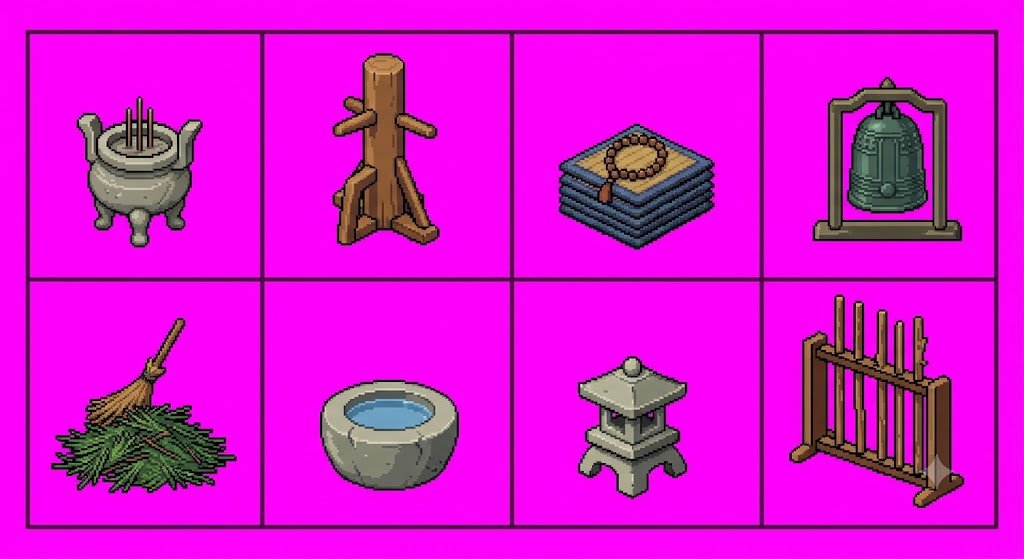
#> input picture sheets/prop_hq_sorim.png, 1024 x 559 px; its folder holds 4 pictures in this run
$ python hqprops.py sorim '#' sheets/prop_hq_sorim.png '→' assets/prophq_sorim_0..7.png
#> lines starting #> are read from the running program, lines starting #| are printed output that depends on the picture; after the words box and inside, x2 and y2 are one past the last pixel; in counts of white or black regions, pixels touching at a corner belong together
"""문파 본진 마당 소품 시트에서 오브젝트를 뽑는다 (사냥터 props_extract.py의 본진판).

사용: python hqprops.py <문파키> [--rows=2] [--cols=4] [--sheet=...] [--pad=...]
  예) python hqprops.py sorim      # sheets/prop_hq_sorim.png → assets/prophq_sorim_0..7.png

시트 규격: 마젠타 배경 + 어두운 테두리 격자(기본 2줄×4칸). 격자는 어두운 보라 줄을
검출해 잡고(칸이 불규칙해도 됨), 검출 결과가 rows/cols와 안 맞으면 균등 격자로 떨어진다.
칸 안에서 마젠타(+AI 보라 그림자)를 걷고, 칸의 조각을 합쳐 tight bbox로 자른다.
워터마크: 떨어진 조각이면 버리고(작은 덩어리), 물체 위에 덧칠된 반투명 별이면
마지막 칸에서 '밝은데 채도 낮은' 픽셀로 가려내 중앙값으로 메운다(--nowm 로 끔).
저장은 팔레트 PNG(투명 인덱스) — 빌드 16MB 한도를 아낀다.
이름은 시트 순서대로 prophq_<문파키>_<번호>, 1줄 왼쪽부터 0.

검사판: review/prophq_<문파키>.png — 죽림 바닥색 위에 실제 표시 높이로 늘어놓고
주인공 대기 컷을 같이 세운다(크기 견주기). 반드시 눈으로 본다(CLAUDE.md 규칙 0).
"""
from PIL import Image
import numpy as np, os, sys
from scipy import ndimage as ndi

R = os.path.dirname(os.path.abspath(__file__))

# 화면 표시 높이(px) — 인물 키 48보다 작아야 한다. 없으면 원본 비례로 어림잡아 찍는다.
SHOW = {
    'sorim': [36, 44, 22, 44, 30, 32, 38, 44],
    'gaebang': [40, 22, 34, 28, 18, 38, 44, 30],
    'mudang': [24, 28, 44, 40, 30, 22, 38, 40],
    'hwasan': [32, 42, 34, 44, 20, 26, 32, 28],
    'ami': [32, 20, 26, 44, 18, 26, 28, 44],
    'dangmun': [30, 32, 44, 18, 28, 40, 20, 30],
    'magyo': [30, 44, 44, 22, 32, 40, 30, 26],
    'bamboo': [24, 42, 44, 38, 26, 28, 32, 22],
}
LABEL = {
    'sorim': ['향로', '목인장', '방석 더미', '종', '솔잎·빗자루', '돌 물확', '석등', '봉 거치대'],
    'gaebang': ['화톳불', '누더기 더미', '깨진 항아리', '대나무 묶음', '돗자리', '부서진 수레바퀴', '호리병 죽장', '짚더미'],
    'mudang': ['태극 석반', '향로 좌탁', '무기 거치대', '죽통 수반', '이끼 바위', '돗자리·방석', '석등', '분재'],
    'hwasan': ['이끼 낀 붉은 바위', '꽂힌 검', '매화 가지', '돌 푯말', '감은 밧줄', '깨진 돌계단', '무쇠 화로', '짚 과녁 더미'],
    'ami': ['석불 두상', '나무 바리때', '삼나무 가지 묶음', '작은 석탑', '짚 돗자리', '이끼 낀 통나무', '돌 수반', '풍경 기둥'],
    'dangmun': ['침 상자', '독 항아리', '표창 짚 인형', '감은 밧줄', '돌 작업대', '취통 거치대', '이끼 돌판', '나무 통'],
    'magyo': ['잉걸불 화로', '부서진 석상 귀물', '진홍 깃발', '뼈 무더기', '검은 돌 제단', '말뚝 해골', '금 간 항아리', '마른 가지 더미'],
    'bamboo': ['자른 대나무 묶음', '봉 거치대', '짚 인형', '대통 물받이', '바구니', '이끼 낀 바위', '대나무 울타리', '댓잎 더미'],
}
GROUND = (0x6a, 0x7a, 0x52)   # 죽림 바닥색 — 검사판 배경
HERO_AW = 24                  # HFX.aw.idle (00-data)
HERO_H = 48                   # 인물 키 기준


def grid(bord, n, size):
    """어두운 줄 묶음 사이를 칸으로. 검출이 안 맞으면 균등 격자."""
    idx = np.where(bord > 0.5)[0]
    gs = []
    for i in idx:
        if gs and i - gs[-1][1] <= 4: gs[-1][1] = i
        else: gs.append([i, i])
    segs = []
    for i in range(len(gs) - 1):
        a0, a1 = gs[i][1] + 1, gs[i + 1][0] - 1
        if a1 - a0 > 30: segs.append((a0, a1))
    if len(segs) != n:
        print('  ! 줄 검출 %d칸 ≠ %d — 균등 격자로' % (len(segs), n))
        segs = [(round(size * i / n), round(size * (i + 1) / n) - 1) for i in range(n)]
    return segs


def dewatermark(px, m):
    """마지막 칸 오른쪽 아래의 AI 워터마크(반투명 별)를 지운다.
    별은 물체 위에 하얗게 덧칠돼 있어 '밝은데 채도가 낮은'(r-b·g-b가 작은) 픽셀로
    가려낸다 — 뽑아낸 덩어리를 3px 넓혀 중앙값으로 메운다(가장자리 후광까지).
    돌·회색 물체는 이 조건에 통째로 걸리므로, 물체의 12%를 넘게 걸리면 건너뛴다."""
    A = px.astype(int)
    r, g, b = A[..., 0], A[..., 1], A[..., 2]
    H, W = m.shape
    q = np.zeros_like(m); q[int(H * 0.45):, int(W * 0.45):] = True
    f = m & q & (A.max(2) > 95) & ((r - b) < 48) & ((g - b) < 26)
    f = ndi.binary_closing(f, np.ones((3, 3))) & m
    lb, n = ndi.label(f, np.ones((3, 3)))
    if n == 0: return px
    sz = ndi.sum(f, lb, range(1, n + 1))
    f = np.isin(lb, [i + 1 for i in range(n) if sz[i] >= 25])
    f = ndi.binary_dilation(ndi.binary_fill_holes(f), np.ones((3, 3)), iterations=3) & m
    if f.sum() > m.sum() * 0.12:
        print('    · 워터마크 후보가 물체의 %d%% — 건너뜀(회색 물체?)' % (100 * f.sum() / m.sum()))
        return px
    if f.sum() < 60: return px
    out = px.copy(); todo = f.copy()
    for _ in range(120):
        if not todo.any(): break
        known = m & ~todo
        nb = ndi.binary_dilation(known, np.ones((3, 3))) & todo
        if not nb.any(): break
        for y, x in zip(*np.where(nb)):
            k = known[max(0, y - 2):y + 3, max(0, x - 2):x + 3]
            w = out[max(0, y - 2):y + 3, max(0, x - 2):x + 3]
            if k.sum(): out[y, x] = np.median(w[k], axis=0).astype(np.uint8)
        todo &= ~nb
    print('    · 워터마크 %dpx 메움' % f.sum())
    return out


def savepal(rgba, path):
    """팔레트 PNG + 투명 인덱스. 투명 픽셀 RGB는 평균색으로 채워 마젠타 번짐을 막는다."""
    a = np.array(rgba)
    al = a[..., 3] > 0
    rgb = a[..., :3].copy()
    rgb[~al] = rgb[al].mean(0).astype(np.uint8) if al.any() else 0
    q = Image.fromarray(rgb, 'RGB').quantize(colors=255, method=2, dither=Image.FLOYDSTEINBERG)
    pal = list(q.getpalette()[:765]) + [255, 0, 255]          # 255 = 투명
    arr = np.array(q, dtype=np.uint8); arr[~al] = 255
    im = Image.fromarray(arr, 'P'); im.putpalette(pal + [0] * (768 - len(pal)))
    im.save(path, transparency=255, optimize=True)


def extract(key, rows=2, cols=4, sheet=None, ins=5, wm=True):
    src = sheet or '%s/sheets/prop_hq_%s.png' % (R, key)
    a = np.array(Image.open(src).convert('RGB')).astype(int)
    r, g, b = a[:, :, 0], a[:, :, 1], a[:, :, 2]
    H, W = r.shape
    # 배경 = 마젠타 + 보라 그림자 (회색 돌·갈색 나무·초록 솔잎은 안전)
    mag = (r > g + 18) & (b > g + 18) & (np.abs(r - b) < 42) & (r + b > 60)
    bord = mag & (a.max(2) < 110)                              # 어두운 보라 테두리 줄
    rowseg = grid(bord.mean(1), rows, H)
    colseg = grid(bord.mean(0), cols, W)
    print('%s: %d줄 × %d칸' % (key, len(rowseg), len(colseg)))

    out = []
    for ri, (y0, y1) in enumerate(rowseg):
        for ci, (x0, x1) in enumerate(colseg):
            iy0, iy1, ix0, ix1 = y0 + ins, y1 - ins, x0 + ins, x1 - ins
            m = ~mag[iy0:iy1 + 1, ix0:ix1 + 1]
            lb, n = ndi.label(m, np.ones((3, 3)))
            if n == 0: continue
            sz = ndi.sum(m, lb, range(1, n + 1))
            objs = ndi.find_objects(lb)
            top = int(np.argmax(sz)) + 1
            ty0, ty1 = objs[top - 1][0].start, objs[top - 1][0].stop
            tx0, tx1 = objs[top - 1][1].start, objs[top - 1][1].stop
            keep = [top]
            for i in range(1, n + 1):
                if i == top or sz[i - 1] < 120: continue       # 잡티 버림
                o = objs[i - 1]
                near = (o[0].start < ty1 + 8 and o[0].stop > ty0 - 8 and
                        o[1].start < tx1 + 8 and o[1].stop > tx0 - 8)
                if near: keep.append(i)                        # 붙어 있던 조각만 합침
                else: print('    · 떨어진 조각 %dpx 버림(워터마크?)' % sz[i - 1])
            m = np.isin(lb, keep)
            ys_, xs_ = np.where(m)
            yb0, yb1, xb0, xb1 = ys_.min(), ys_.max(), xs_.min(), xs_.max()
            mm = m[yb0:yb1 + 1, xb0:xb1 + 1]
            px = a[iy0 + yb0:iy0 + yb1 + 1, ix0 + xb0:ix0 + xb1 + 1].astype(np.uint8)
            i = ri * len(colseg) + ci
            if wm and ri == len(rowseg) - 1 and ci == len(colseg) - 1:
                px = dewatermark(px, mm)                        # 시트 오른쪽 아래 = AI 워터마크 자리
            img = Image.fromarray(np.dstack([px, np.where(mm, 255, 0)]).astype(np.uint8), 'RGBA')
            name = 'prophq_%s_%d' % (key, i)
            savepal(img, '%s/assets/%s.png' % (R, name))
            out.append((name, img))
            lab = LABEL.get(key, [''] * 99)[i] if i < len(LABEL.get(key, [])) else ''
            print('  %-16s %3d×%3d  %s' % (name, img.width, img.height, lab))
    return out


def review(key, out):
    """죽림 바닥색 위에 실제 표시 높이로 한 줄 + 주인공 대기 컷."""
    show = SHOW.get(key) or [min(44, im.height) for _, im in out]
    hero = Image.open('%s/assets/idle.png' % R).convert('RGBA')
    hero = hero.crop((0, 0, HERO_AW, hero.height))
    hh = HERO_H; hw = max(1, round(hero.width * hh / hero.height))
    hero = hero.resize((hw, hh), Image.NEAREST)

    Z, PAD, BASE = 4, 10, 14
    items = []
    for i, (name, im) in enumerate(out):
        h = show[i] if i < len(show) else 40
        w = max(1, round(im.width * h / im.height))
        items.append((name, im.resize((w, h), Image.NEAREST), h))
    tot = sum(it[1].width + PAD for it in items) + hero.width + PAD * 4
    top = max([it[1].height for it in items] + [hh]) + 22
    W, H = tot * Z, (top + BASE) * Z
    canvas = Image.new('RGB', (W, H), GROUND)
    from PIL import ImageDraw
    d = ImageDraw.Draw(canvas)
    d.rectangle([0, (top) * Z, W, H], fill=(0x5c, 0x6b, 0x47))   # 바닥선
    x = PAD
    for name, im, h in items:
        big = im.resize((im.width * Z, im.height * Z), Image.NEAREST)
        canvas.paste(big, (x * Z, (top - im.height) * Z), big)
        d.text((x * Z + 2, (top + 2) * Z), '%s h%d' % (name.split('_')[-1], h), fill=(255, 255, 255))
        x += im.width + PAD
    big = hero.resize((hero.width * Z, hero.height * Z), Image.NEAREST)
    canvas.paste(big, (x * Z, (top - hh) * Z), big)
    d.text((x * Z + 2, (top + 2) * Z), '주인공 h%d' % hh, fill=(255, 255, 0))
    p = '%s/review/prophq_%s.png' % (R, key)
    canvas.save(p); print('검사판 →', p)


if __name__ == '__main__':
    args = [v for v in sys.argv[1:] if not v.startswith('--')]
    key = args[0] if args else 'sorim'
    opt = dict(rows=2, cols=4, sheet=None, ins=5, wm='--nowm' not in sys.argv)
    for v in sys.argv[1:]:
        if v.startswith('--rows='): opt['rows'] = int(v.split('=')[1])
        elif v.startswith('--cols='): opt['cols'] = int(v.split('=')[1])
        elif v.startswith('--sheet='): opt['sheet'] = v.split('=', 1)[1]
        elif v.startswith('--ins='): opt['ins'] = int(v.split('=')[1])
    out = extract(key, **opt)
#> in extract, `mag = (r > g + 18) & (b > g + 18) & (np.abs(r - b) < 42) & (r + b > 60)`:
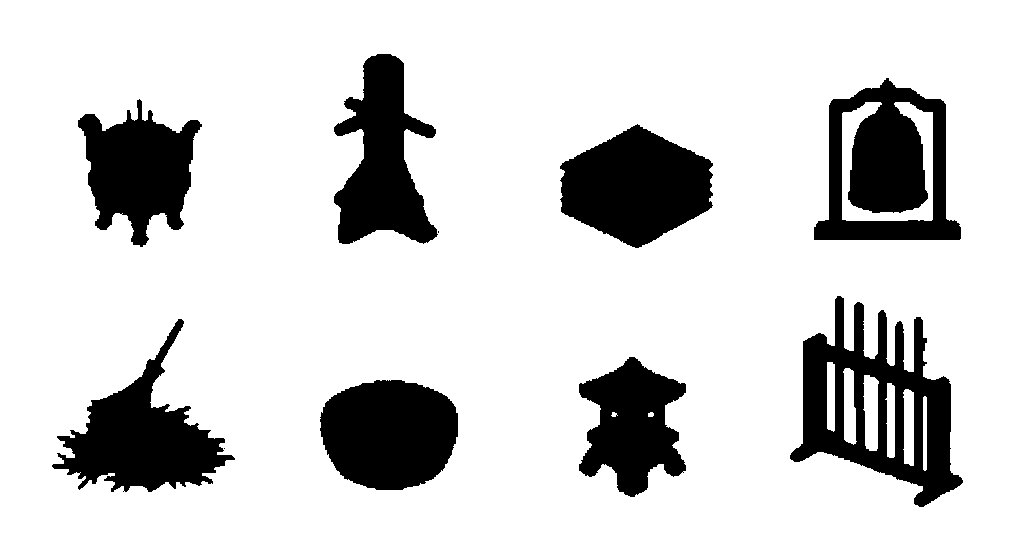
#> mag: shape (559, 1024) bool; 82.9% white; 10 black regions (2 under 20 px), largest, box (x1, y1, x2, y2) and area: (790, 296, 963, 507) 15556, (814, 78, 961, 240) 14115, (560, 124, 713, 248) 12843
#> in extract, `bord = mag & (a.max(2) < 110)`:
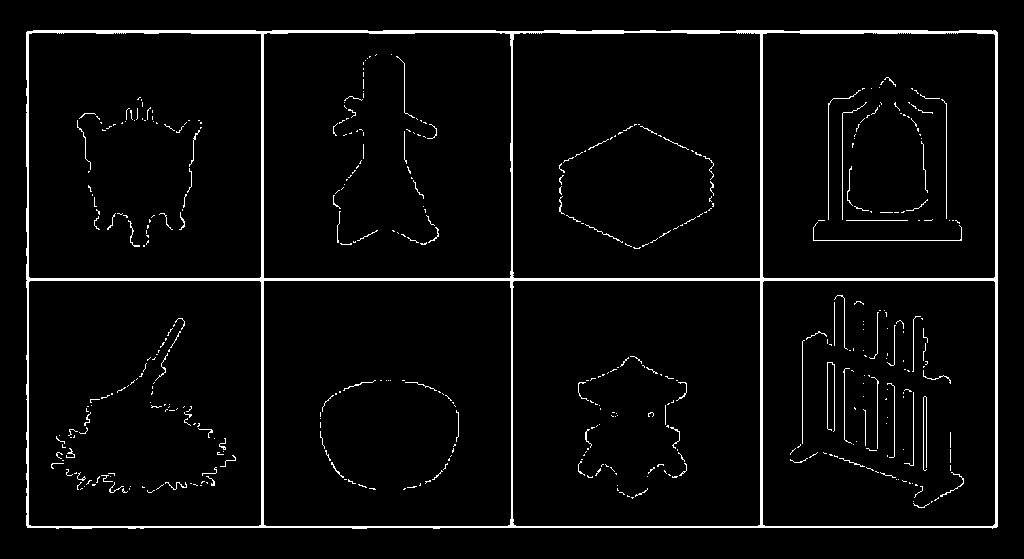
#> bord: shape (559, 1024) bool; 3.6% white; 465 white regions (381 under 20 px), largest, box (x1, y1, x2, y2) and area: (26, 30, 998, 529) 14824, (813, 222, 962, 241) 183, (828, 90, 861, 220) 156
#> in grid, `idx = np.where(bord > 0.5)[0]`: idx = [30, 31, 32, 278, 279, 280, 526, 527]
#> the loop in grid, `for i in idx:` made 8 passes
#> i on passes 1 to 8: 30, 31, 32, 278, 279, 280, 526, 527
#> after the loop in grid, `for i in idx:`: gs = [[30, 32], [278, 280], [526, 527]]
#> the loop in grid, `for i in range(len(gs) - 1):` made 2 passes
#> (a0, a1) on passes 1 to 2: (33, 277), (281, 525)
#> after the loop in grid, `for i in range(len(gs) - 1):`: segs = [(33, 277), (281, 525)]
#> the loop in grid (call 2), `for i in idx:` made 13 passes
#> i on passes 1 to 12: 27, 28, 261, 262, 263, 511, 512, 760, 761, 762, 995, 996
#> the loop in grid (call 2), `for i in range(len(gs) - 1):` made 4 passes
#> (a0, a1) on passes 1 to 4: (29, 260), (264, 510), (513, 759), (763, 994)
#> in extract, `colseg = grid(bord.mean(0), cols, W)`: colseg = [(29, 260), (264, 510), (513, 759), (763, 994)]
#| sorim: 2줄 × 4칸
#> the loop in extract, `for ri, (y0, y1) in enumerate(rowseg):` made 2 passes
#> (ri, y0, y1) on pass 1: (0, 33, 277)
#> (ri, y0, y1) on pass 2: (1, 281, 525)
#|   prophq_sorim_0   124×148  향로
#|   prophq_sorim_1   104×190  목인장
#|   prophq_sorim_2   153×124  방석 더미
#|   prophq_sorim_3   147×162  종
#|   prophq_sorim_4   183×173  솔잎·빗자루
#|   prophq_sorim_5   138×110  돌 물확
#|   prophq_sorim_6   107×140  석등
#|     · 워터마크 1675px 메움
#|   prophq_sorim_7   173×211  봉 거치대
#> pass 1, in savepal, `rgb = a[..., :3].copy()`:
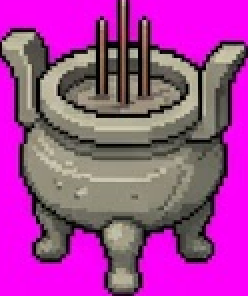
#> rgb: shape (148, 124, 3) (shown 2 times larger); mean R, G, B 164.3, 65.1, 153.2
#> pass 1, in savepal, `q = Image.fromarray(rgb, 'RGB').quantize(colors=255, method=2, dither=..`:
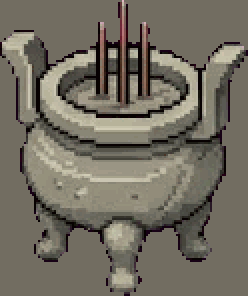
#> q: PIL image 124x148 P (shown 2 times larger); mean R, G, B 114.6, 109.3, 97.3
#> after the loop in extract, `for ri, (y0, y1) in enumerate(rowseg):`:
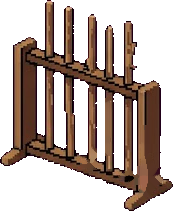
#> img: PIL image 173x211 RGBA; mean R, G, B, A 172.2, 30.6, 148, 108.7; transparent parts drawn white
#> after the loop in extract, `for ri, (y0, y1) in enumerate(rowseg):`:
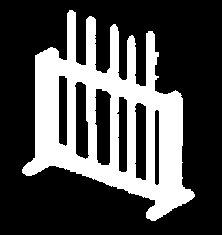
#> lb: shape (235, 222) int32; values 0 (black) and 1 (white), 29.8% white; 1 white region, box (x1, y1, x2, y2) and area: (22, 10, 195, 221) 15556
#> after the loop in extract, `for ri, (y0, y1) in enumerate(rowseg):`:
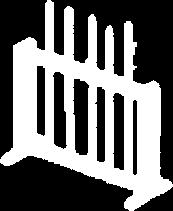
#> mm: shape (211, 173) bool; 42.6% white; 1 white region, box (x1, y1, x2, y2) and area: (0, 0, 173, 211) 15556
#> after the loop in extract, `for ri, (y0, y1) in enumerate(rowseg):`: out = 8 items
#> out = 8 items
    review(key, out)
#> in review, `show = SHOW.get(key) or [min(44, im.height) for _, im in out]`: show = [36, 44, 22, 44, 30, 32, 38, 44]
#> (the run stopped early here; a loop or call above may not have finished)
